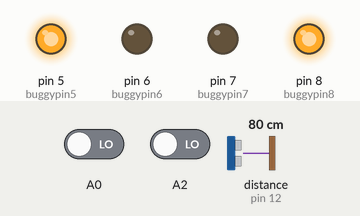
This sketch was run on a simulated Arduino Uno, built with avr-gcc and run on an emulated ATmega328P. Shown: output pins drawn as LEDs (lit = HIGH). Wiring (inferred from the names in the program): ultrasonic range finder: trigger pin 13; echo pin 12. Inputs (shaded band) come from the test bench; at power-on: distance to the obstacle (sensor on pin 12) 80 cm, A0 LOW, A2 LOW. The echo pulse lasts 58.3 µs per cm; pins used as bus, display or sensor lines are not drawn.

Above: at 1.2 s.
1.3 s: distance to the obstacle (sensor on pin 12) set to 23 cm
2.8 s: distance to the obstacle (sensor on pin 12) set to 20 cm
At 3.2 s:
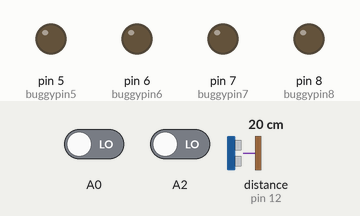
5.8 s: distance to the obstacle (sensor on pin 12) set to 35 cm
At 7.5 s:
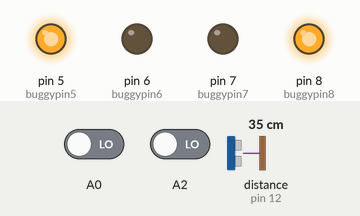
8.3 s: A0 driven HIGH
At 8.6 s:
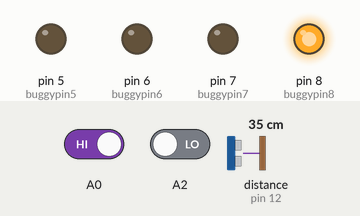
9.8 s: A0 driven LOW
At 10.9 s:
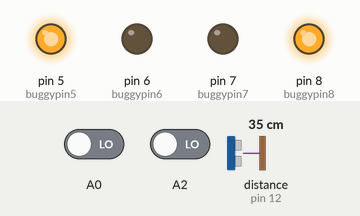
11.3 s: A2 driven HIGH
At 12.0 s:
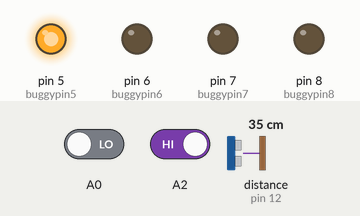
Timing chart, 0 to 13.8 s (numbered marks = the images above; inputs shaded):
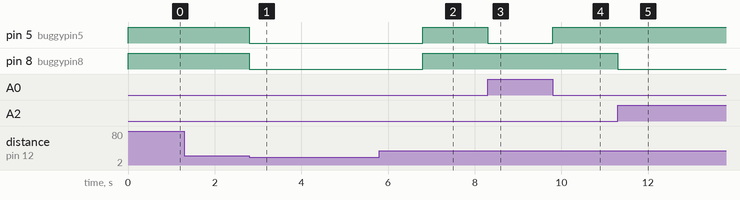

The sketch:

IR_Ultrasonic.ino
```cpp
const int trigPin = 13;
const int echoPin = 12;
 long duration;
    int distance;
int r1,r2;
int buggypin5=5;
int buggypin6=6;
int buggypin7=7;
int buggypin8=8;

void forward()
{
  digitalWrite(5,HIGH);
  digitalWrite(6,LOW);
  digitalWrite(7,LOW);
  digitalWrite(8,HIGH);
  }
  void Stopp()
{
  digitalWrite(5,LOW);
  digitalWrite(6,LOW);
  digitalWrite(7,LOW);
  digitalWrite(8,LOW);
  }
  void right()
{
    digitalWrite(5,LOW);
        digitalWrite(6,LOW);
          digitalWrite(7,LOW);
            digitalWrite(8,HIGH);

    }
    void left()
{
       digitalWrite(5,HIGH);
        digitalWrite(6,LOW);
          digitalWrite(7,LOW);
            digitalWrite(8,LOW);
      }
void setup()
{
  pinMode(trigPin, OUTPUT);
    pinMode(echoPin, INPUT);
  pinMode(5,OUTPUT);
  pinMode(6,OUTPUT);
  pinMode(7,OUTPUT);
  pinMode(8,OUTPUT);
  pinMode(A0,INPUT);
  pinMode(A2,INPUT);
  Serial.begin(9600);

}

void loop()
{
   digitalWrite(trigPin, LOW);
    delayMicroseconds(2);
    digitalWrite(trigPin, HIGH);
    delayMicroseconds(10);
    digitalWrite(trigPin, LOW);
    duration = pulseIn(echoPin, HIGH);
    distance= duration*0.034/2;

 r1=digitalRead(A0);
 r2=digitalRead(A2);
 if

    (distance<=20)
    {
      Stopp();
      delay(2000);
    }
 if(r1==1 && r2==1)
 {
  forward();
 }
else if(r1==0 && r2==0)
 {
  forward();
 }
 else if(r1==0 && r2==1)
 {
 left();

 }
 else if(r1==1 && r2==0)
 {
  right();

 }
 else
 {

 }
}
  
```

Measured:
- the behaviour switches between 22 and 21 cm on distance to the obstacle (sensor on pin 12) (found by bisection; images 0 and 1)
- after the input at 1.3 s, every drawn part: stays the same
- after the input at 2.8 s, pin 5 (buggypin5), pin 8 (buggypin8): HIGH → LOW at once
- after the input at 5.8 s, pin 5 (buggypin5), pin 8 (buggypin8): LOW → HIGH after 1.0 s
- after the input at 8.3 s, pin 5 (buggypin5): HIGH → LOW at once
- after the input at 9.8 s, pin 5 (buggypin5): LOW → HIGH at once
- after the input at 11.3 s, pin 8 (buggypin8): HIGH → LOW at once
